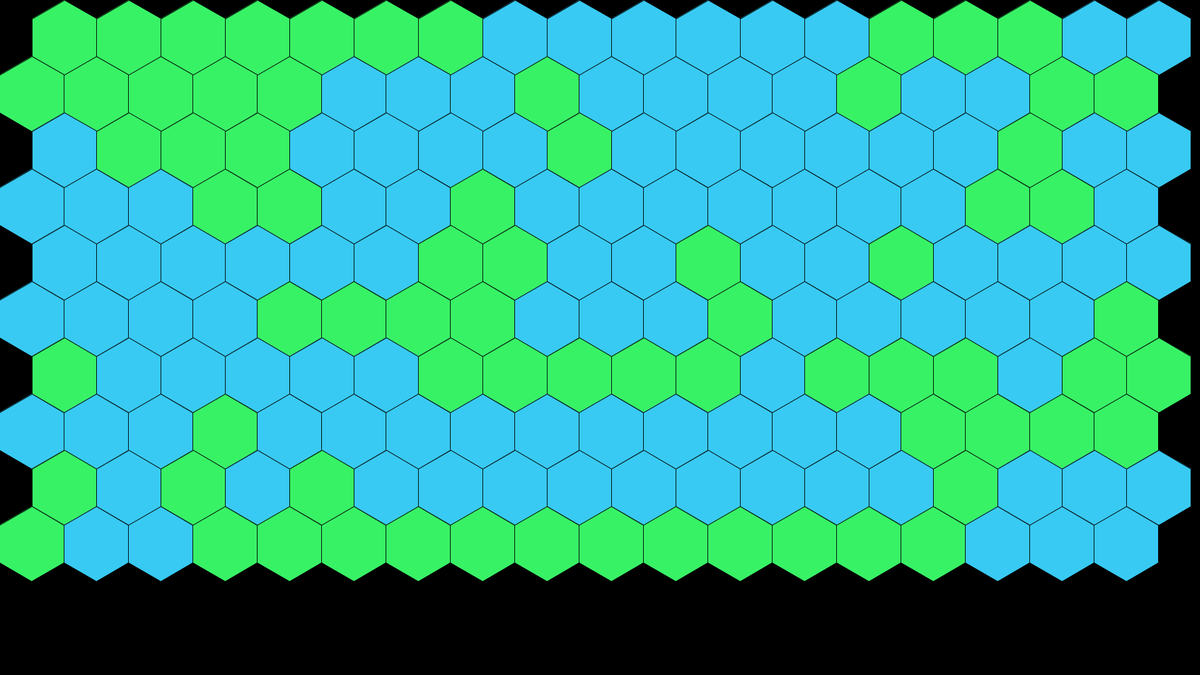
Frame 1 (no input)
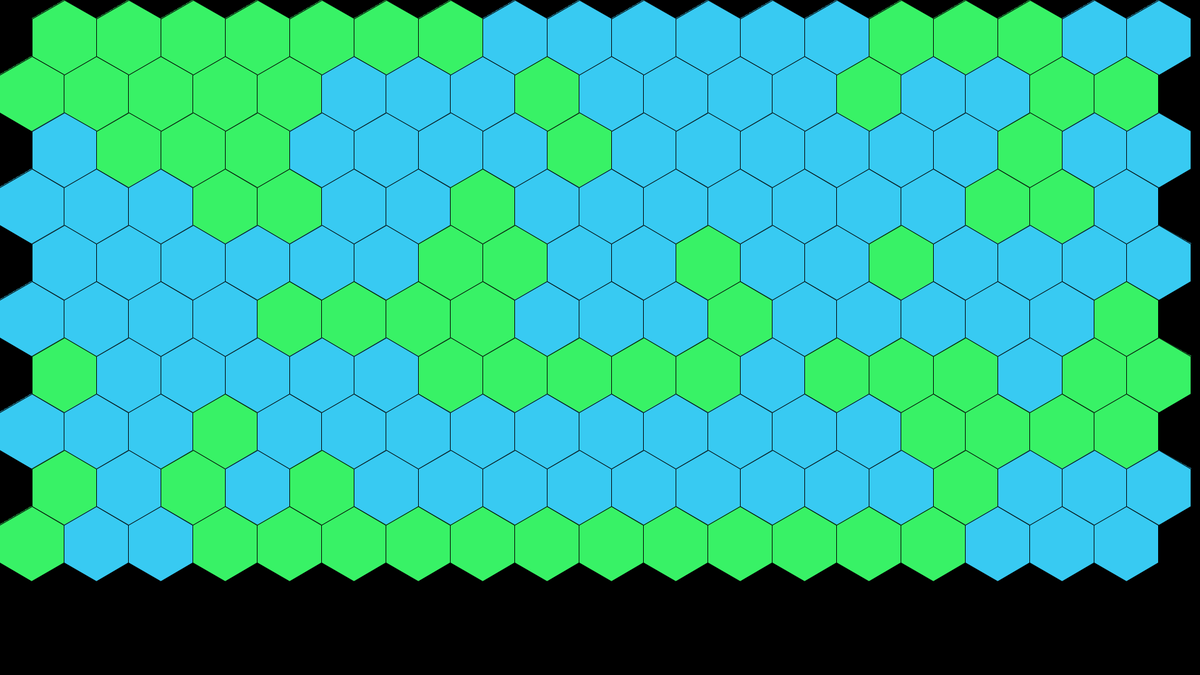
Frame 60 (the mouse pressed at the canvas centre just before this capture)
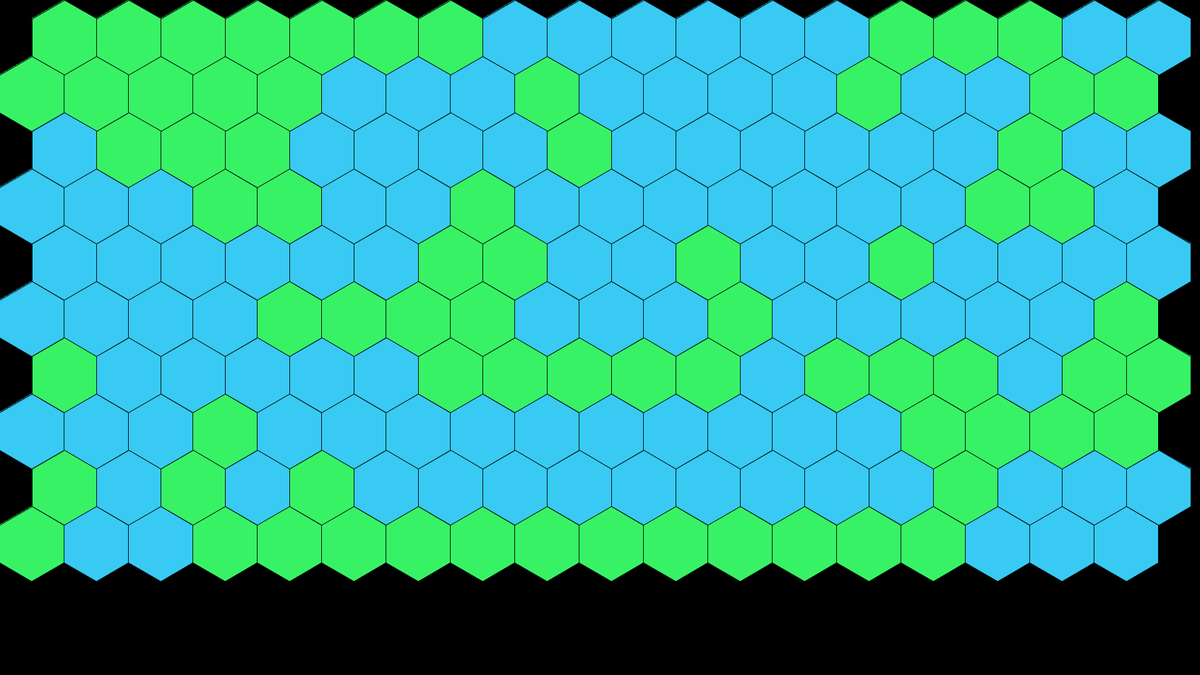
Frame 120 (the mouse held since frame 60 and released just before this capture)

The Processing sketch that drew these frames (run headless with seeded random() and noise(); from frame 60 on, the mouse is pressed at the canvas centre):

// Processing sketch: hexagon_tilemap
// ── hexagon_tilemap.pde

TileGrid g;
int rad, nwide, nhigh;
color[] mainpallet = {#38F266, #38CAF2};

void setup()
{
size(1920,1080);
background(0);

//grid parameters
rad=60;
nhigh = height/100;
nwide = width/105;

//generate grid object
g = new TileGrid(nwide, nhigh, rad);

//choose colour
for(int i=0; i < nwide*nhigh; i++)
  {
    Tile selected = g.getTile(int(random(nwide)), int(random(nhigh)));
    selected.setFillColour(mainpallet[int(random(2))]);
  }
  
g.draw();
}

void draw()
{
  g.draw();
  
  
  
}


 

// ── Tile.pde
class Tile{
  float centx;
  float centy;
  float radius;
  float angle = TWO_PI / 6;
  boolean fill = false;
  color c;
  
  Tile(float x, float y, float r)
  {
    centx = x;
    centy = y;
    radius = r;
  }
  
  void draw() {
    if(fill)
    {
      fill(c);
    }
    beginShape();
    for (float a = PI/6; a < TWO_PI; a += angle) {
    float sx = centx + cos(a) * radius;
    float sy = centy + sin(a) * radius;
    vertex(sx, sy);
    }
    endShape(CLOSE);
    }
    
    //utility functions
    float centx()
    {
      return centx;
    }
    float centy() 
    {
      return centy;
    }
    color getColour()
    {
      return c;
    }
    void setFillColour(color col)
    {
      fill = true;
      c = col;
    }
    
  }

// ── TileGrid.pde
class TileGrid {
  Tile[][] grid;
  int cols, rows;
  float radius;
  
  //class constructor
  TileGrid(int ncol, int nrow, int rad)
  {
    //grid parameters
    cols = ncol;
    rows = nrow;
    radius = float(rad);
    
    //2D matrix of tile objects
    grid = new Tile[cols][rows];
    
    //inital x,y
    int x = int(sqrt(3)*radius);
    int y = int(radius);
    
    //cycle through all columns and rows and generate class object
    for(int i = 0; i < rows; i++) 
    {
      for(int j = 0; j < cols; j++)
      {
        grid[j][i] = new Tile(x,y,radius);
        x += radius*sqrt(3); //offset for the next row
      }
      y += (radius*3) /2;
      if((i+1)% 2==0)
        x=int(sqrt(3)*radius);
      else
        x=int(radius*sqrt(3)/2);
    }
    
  }
  
  void draw()
  {
    for( int i=0; i < rows ; i++ ){
      for( int j=0; j < cols; j++)
      {
        grid[j][i].draw();
      }
    }
  }
  
  Tile getTile(int col, int row)
  {
    return grid[col][row];
  }
}
